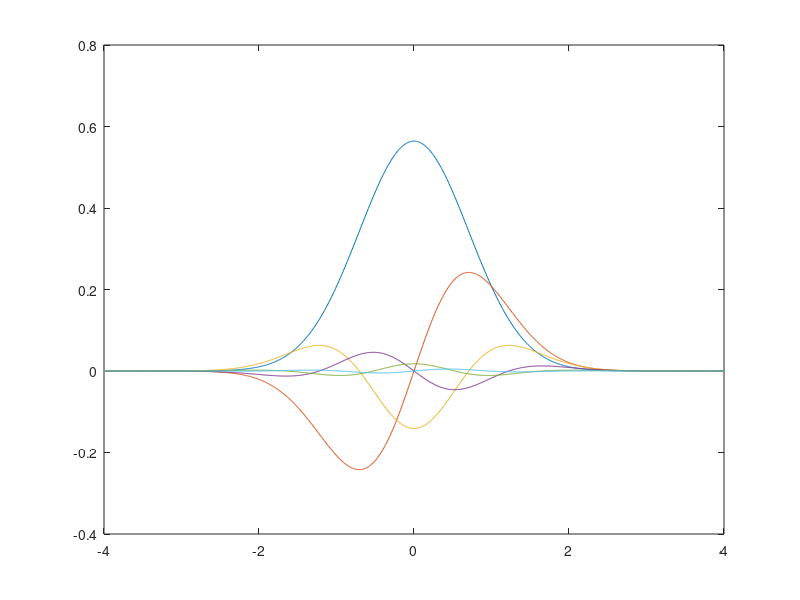

The MATLAB source for this figure:
clear

x = linspace(-4,4,1000);
h(:,1) = ones(1,length(x));
h(:,2) = 2*x;
h(:,3) = 4*x.^2-2;
h(:,4) = 8*x.^3-12*x;
h(:,5) = 16*x.^4-48*x.^2+12;
h(:,6) = 32*x.^5-160*x.^3+120*x;

for jj=1:6
   h(:,jj) = h(:,jj).*exp(-x.^2)';
   norm = 1/(2^(jj-1)*factorial(jj-1)*sqrt(pi));
   h(:,jj) = h(:,jj)*norm;
end

figure; plot(x, h);
